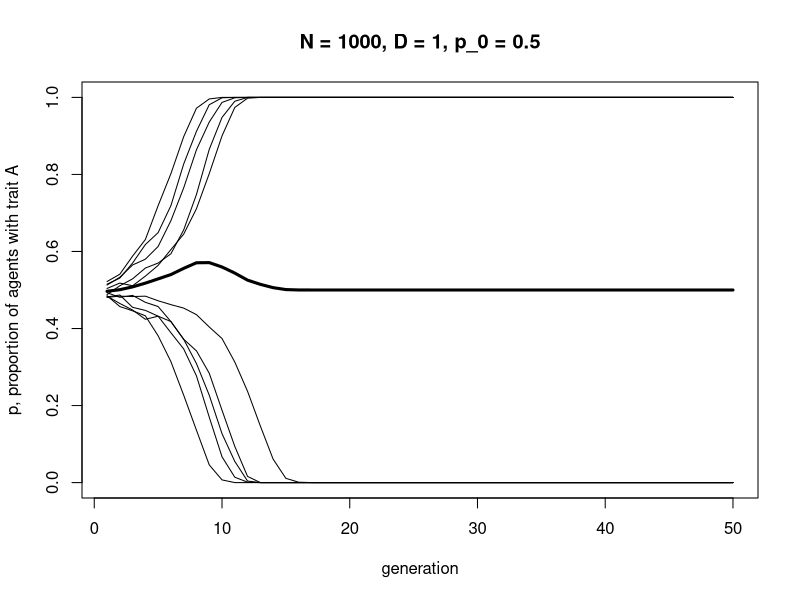
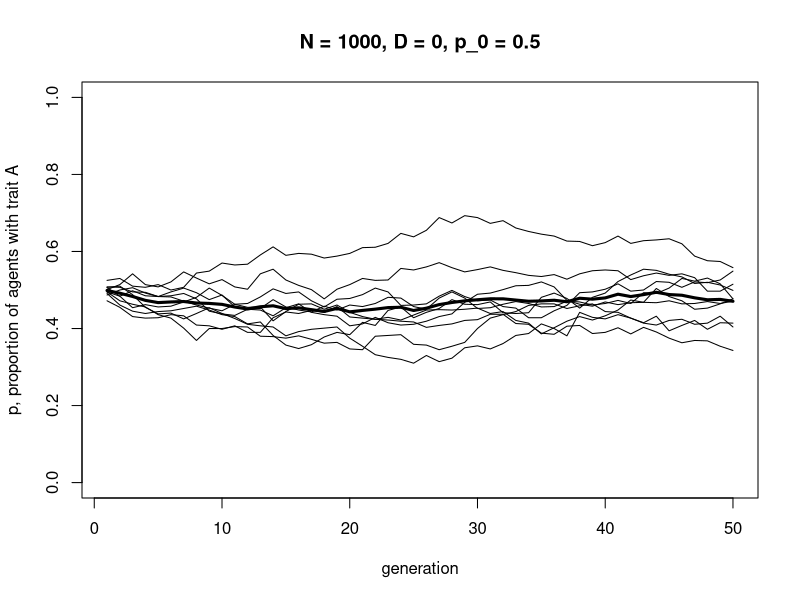
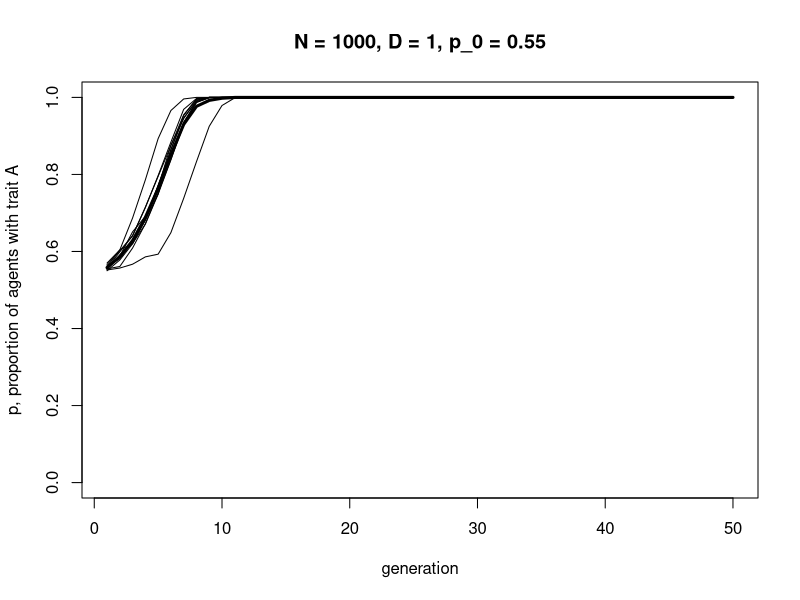
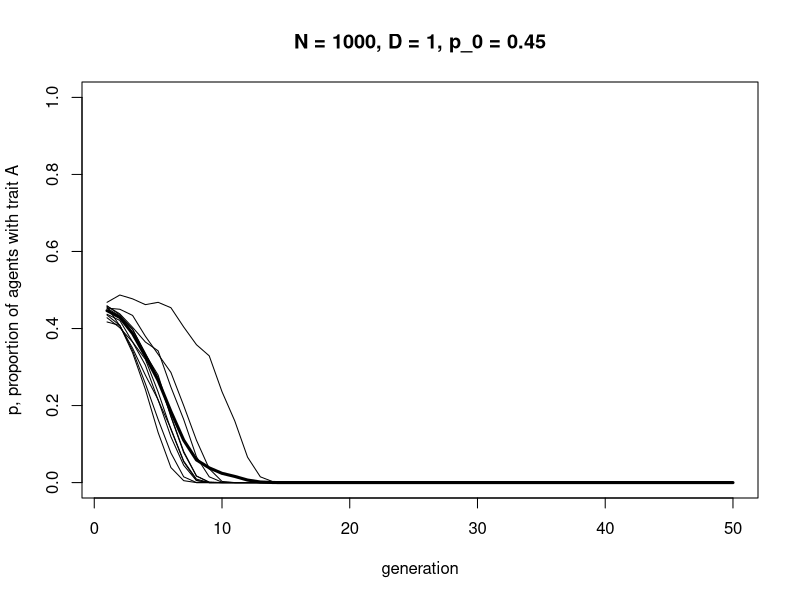
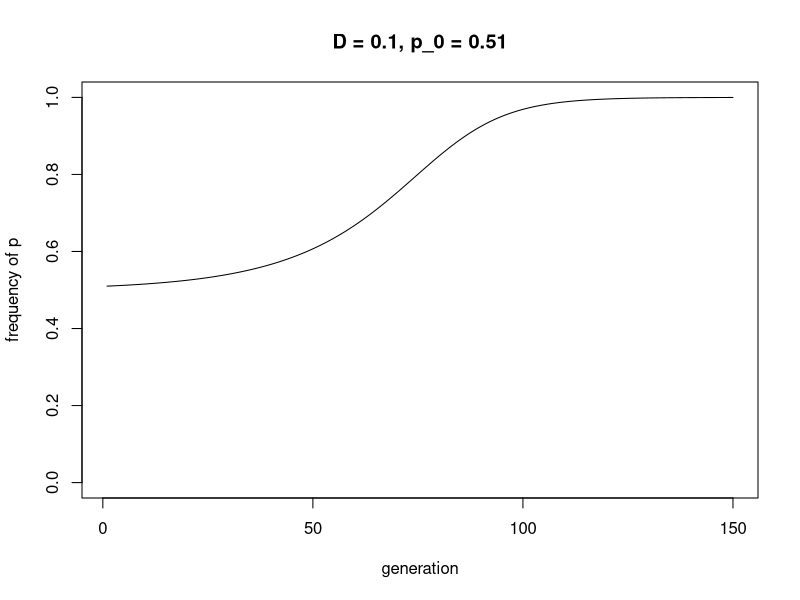
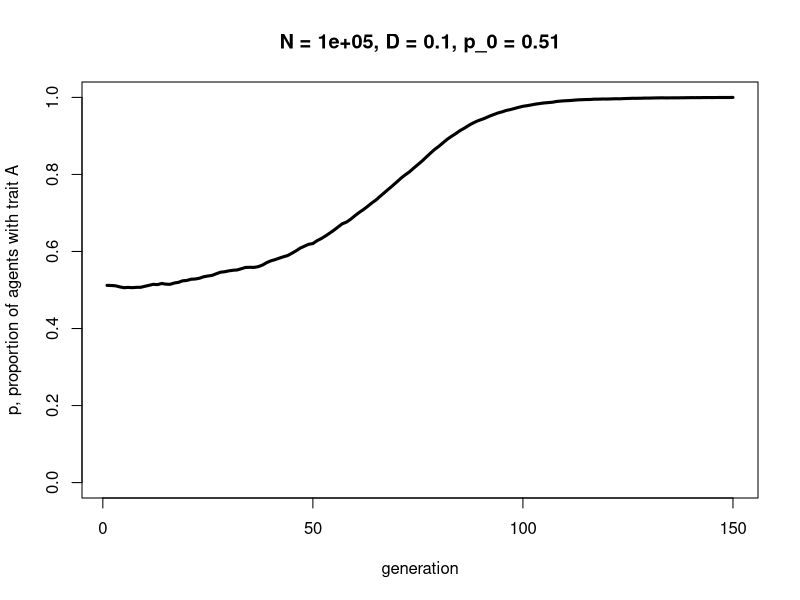
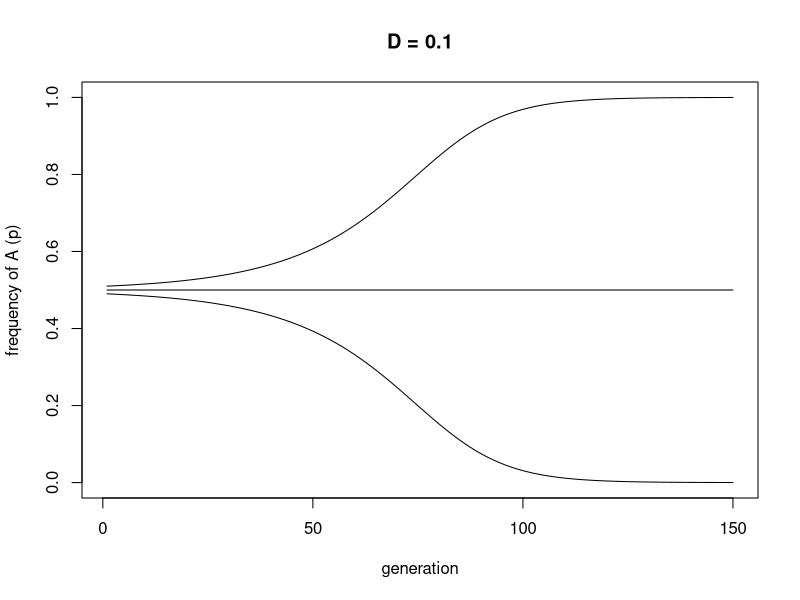
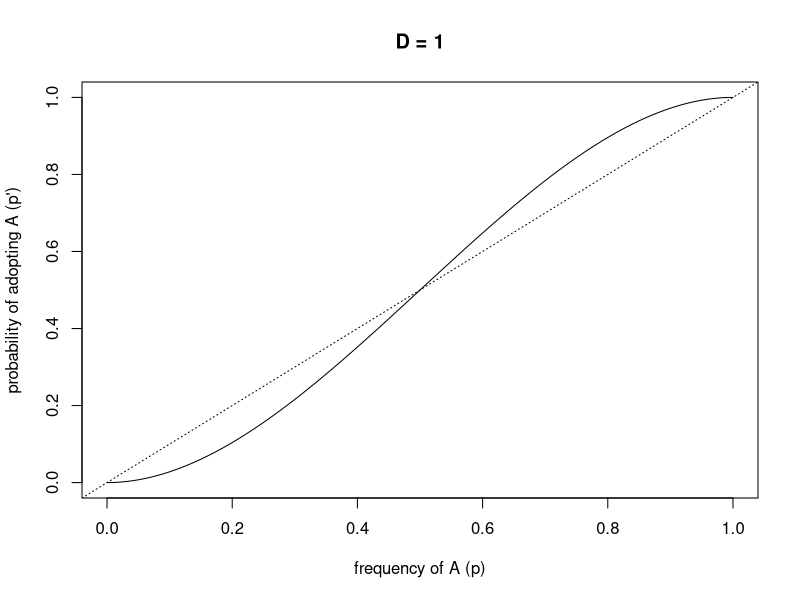

Generate these figures, in order, with R:
## ---- chunk 1

N <- 100
p_0 <- 0.5
D <- 1

# create first generation
agent <- data.frame(trait = sample(c("A","B"), N, replace = TRUE, 
                    prob = c(p_0,1-p_0)))  

head(agent)
    
## ---- chunk 2

# create dataframe with a set of 3 randomly-picked demonstrators for each agent
demonstrators <- data.frame(dem1 = sample(agent$trait, N, replace = TRUE), 
                            dem2 = sample(agent$trait, N, replace = TRUE), 
                            dem3 = sample(agent$trait, N, replace = TRUE))

head(demonstrators)

## ---- chunk 3

# get the number of As in each 3-dem combo
numAs <- rowSums(demonstrators == "A")

agent$trait[numAs == 3] <- "A"  # for dem combos with all As, set to A
agent$trait[numAs == 0] <- "B"  # for dem combos with no As, set to B

prob <- runif(N)

# when A is a majority, 2/3
agent$trait[numAs == 2 & prob < (2/3 + D/3)] <- "A"
agent$trait[numAs == 2 & prob >= (2/3 + D/3)] <- "B"

# when A is a minority, 1/3
agent$trait[numAs == 1 & prob < (1/3 - D/3)] <- "A"
agent$trait[numAs == 1 & prob >= (1/3 - D/3)] <- "B"

# for testing only, add the new traits to the demonstrator dataframe and show it
demonstrators$newtrait <- agent$trait
head(demonstrators, 20)

## ---- chunk 4

N <- 100
p_0 <- 0.5
D <- 0.1

# create first generation
agent <- data.frame(trait = sample(c("A","B"), N, replace = TRUE, 
                    prob = c(p_0,1-p_0)))  

# create dataframe with a set of 3 randomly-picked demonstrators for each agent
demonstrators <- data.frame(dem1 = sample(agent$trait, N, replace = TRUE), 
                            dem2 = sample(agent$trait, N, replace = TRUE), 
                            dem3 = sample(agent$trait, N, replace = TRUE))

# get the number of As in each 3-dem combo
numAs <- rowSums(demonstrators == "A")

agent$trait[numAs == 3] <- "A"  # for dem combos with all As, set to A
agent$trait[numAs == 0] <- "B"  # for dem combos with no As, set to B

prob <- runif(N)

# when A is a majority, 2/3
agent$trait[numAs == 2 & prob < (2/3 + D/3)] <- "A"
agent$trait[numAs == 2 & prob >= (2/3 + D/3)] <- "B"

# when A is a minority, 1/3
agent$trait[numAs == 1 & prob < (1/3 - D/3)] <- "A"
agent$trait[numAs == 1 & prob >= (1/3 - D/3)] <- "B"

# for testing only, add the new traits to the demonstrator dataframe and show it
demonstrators$newtrait <- agent$trait
head(demonstrators, 20)

## ---- chunk 5

ConformistTransmission <- function (N, p_0, D, t_max, r_max) {
  
  # create a matrix with t_max rows and r_max columns, fill with NAs, convert to dataframe
  output <- as.data.frame(matrix(NA,t_max,r_max))  
  
  # purely cosmetic: rename the columns with run1, run2 etc.
  names(output) <- paste("run", 1:r_max, sep="")  
  
  for (r in 1:r_max) {
    
    # create first generation
    agent <- data.frame(trait = sample(c("A","B"), N, replace = TRUE, 
                        prob = c(p_0,1-p_0)))  
    
    # add first generation's p to first row of column r
    output[1,r] <- sum(agent$trait == "A") / N  
  
    for (t in 2:t_max) {
  
      # create dataframe with a set of 3 randomly-picked demonstrators for each agent
      demonstrators <- data.frame(dem1 = sample(agent$trait, N, replace = TRUE), 
                                  dem2 = sample(agent$trait, N, replace = TRUE), 
                                  dem3 = sample(agent$trait, N, replace = TRUE))

      # get the number of As in each 3-dem combo
      numAs <- rowSums(demonstrators == "A")

      agent$trait[numAs == 3] <- "A"  # for dem combos with all As, set to A
      agent$trait[numAs == 0] <- "B"  # for dem combos with no As, set to B

      prob <- runif(N)
      
      # when A is a majority, 2/3
      agent$trait[numAs == 2 & prob < (2/3 + D/3)] <- "A"
      agent$trait[numAs == 2 & prob >= (2/3 + D/3)] <- "B"

      # when A is a minority, 1/3
      agent$trait[numAs == 1 & prob < (1/3 - D/3)] <- "A"
      agent$trait[numAs == 1 & prob >= (1/3 - D/3)] <- "B"

      # get p and put it into output slot for this generation t and run r
      output[t,r] <- sum(agent$trait == "A") / N  
  
    }
    
  }
  
  # first plot a thick line for the mean p
  plot(rowMeans(output), 
       type = 'l', 
       ylab = "p, proportion of agents with trait A", 
       xlab = "generation", 
       ylim = c(0,1), 
       lwd = 3, 
       main = paste("N = ", N, ", D = ", D, ", p_0 = ", p_0, sep = ""))
 
  for (r in 1:r_max) {  
    
    # add lines for each run, up to r_max
    lines(output[,r], type = 'l')  
    
  }
  
  output  # export data from function
}

## ---- chunk 6

data_model5 <- ConformistTransmission(N = 1000, p_0 = 0.5, D = 1, t_max = 50, r_max = 10)

## ---- chunk 7

data_model5 <- ConformistTransmission(N = 1000, p_0 = 0.5, D = 0, t_max = 50, r_max = 10)

## ---- chunk 8

data_model5 <- ConformistTransmission(N = 1000, p_0 = 0.55, D = 1, t_max = 50, r_max = 10)

## ---- chunk 9

data_model5 <- ConformistTransmission(N = 1000, p_0 = 0.45, D = 1, t_max = 50, r_max = 10)

## ---- chunk 10

ConformityRecursion <- function(D, t_max, p_0) {
  
  p <- rep(0,t_max)
  p[1] <- p_0
  
  for (i in 2:t_max) {
    p[i] <- p[i-1] + D*p[i-1]*(1-p[i-1])*(2*p[i-1] - 1)
  }
  
  plot(p, 
       type = "l", 
       ylim = c(0,1), 
       ylab = "frequency of p", 
       xlab = "generation", 
       main = paste("D = ", D, ", p_0 = ", p_0, sep = ""))

}

## ---- chunk 11

ConformityRecursion(D = 0.1, t_max = 150, p_0 = 0.51)

## ---- chunk 12

data_model5 <- ConformistTransmission(N = 100000, p_0 = 0.51, D = 0.1, t_max = 150, r_max = 1)

## ---- chunk 13

ConformityRecursion <- function(D, t_max, p_0) {
  
  numSims <- length(p_0)
  
  p <- as.data.frame(matrix(NA, nrow = t_max, ncol = numSims))
  p[1,] <- p_0
  
  for (i in 2:t_max) {
    p[i,] <- p[i-1,] + D*p[i-1,]*(1-p[i-1,])*(2*p[i-1,] - 1)
  }
  
  plot(p[,1], 
       type = "l", 
       ylim = c(0,1), 
       ylab = "frequency of A (p)", 
       xlab = "generation", 
       main = paste("D =", D))
  
  if (numSims > 1) {
    for (i in 2:numSims) {
      lines(p[,i], type = 'l')
    }
  }

}

## ---- chunk 14

ConformityRecursion(D = 0.1, t_max = 150, p_0 = c(0.49,0.5,0.51))

## ---- chunk 15

p <- seq(0,1,length.out = 101)

D <- 1
p_next <- p + D*p*(1-p)*(2*p-1)

plot(p, p_next, 
     type = 'l', 
     ylab = "probability of adopting A (p')", 
     xlab = "frequency of A (p)", 
     main = paste("D =", D))

abline(a = 0, b = 1, lty = 3)

